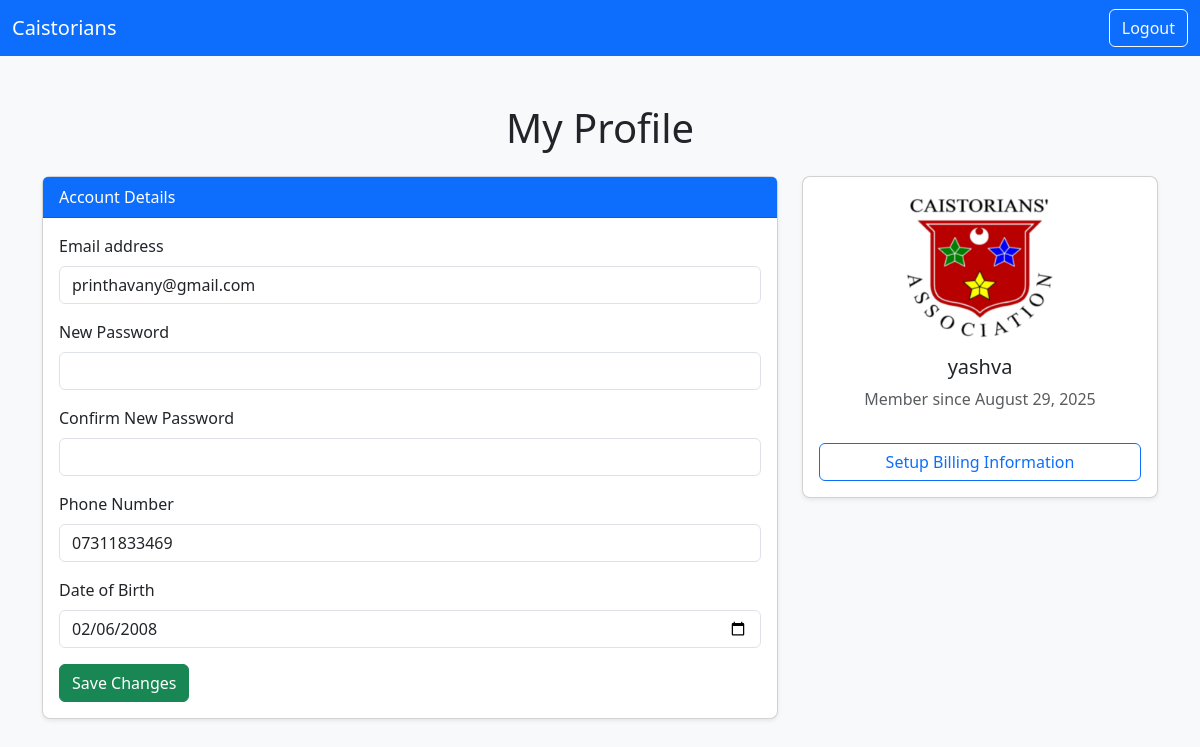
Page /accounts/profile/ (signed in) on the committed database.
### accounts/models.py (models this page shows)
class CustomUser(AbstractUser):
    bio = models.TextField(blank=True, null=True)
    profile_pic = models.ImageField(upload_to='profiles/', blank=True, null=True)
    dob = models.DateField(blank=True, null=True)
    phone = models.CharField(max_length=20, blank=True, null=True)
    groups = models.ManyToManyField(
        Group,
        related_name='customuser_set',  # avoids clash with auth.User.groups
        blank=True,
        help_text='The groups this user belongs to.'
    )
    user_permissions = models.ManyToManyField(
        Permission,
        related_name='customuser_set',  # avoids clash with auth.User.user_permissions
        blank=True,
        help_text='Specific permissions for this user.'
    )

### accounts/views.py (the view, shortened to what this page needs)
# urls.py: path("profile/", views.profile_view, name="profile"),
@login_required
def profile_view(request):
    user = request.user
    today = timezone.now().date()
    return render(request, "accounts/profile.html", {"today": today})

### accounts/templates/accounts/profile.html (shortened to what this page needs)
{% load static %}
<!DOCTYPE html>
<html lang="en">
<head>
  <link href="https://cdn.jsdelivr.net/npm/bootstrap@5.3.3/dist/css/bootstrap.min.css" rel="stylesheet">
</head>
<body class="bg-light">
<nav class="navbar navbar-expand-lg navbar-dark bg-primary">
  <div class="container-fluid">
    <a class="navbar-brand" href="/">Caistorians</a>
    <div class="d-flex">
      <form method="post" action="{% url 'logout' %}">
        <button type="submit" class="btn btn-outline-light">Logout</button>
      </form>
    </div>
  </div>
</nav>
<div class="container py-5">
  <h1 class="mb-4 text-center">My Profile</h1>
  <div class="row">
    <div class="col-lg-8">
      <div class="card mb-4 shadow-sm rounded-3">
        <div class="card-header bg-primary text-white">
          Account Details
        </div>
        <div class="card-body">
          <form method="post">
            <div class="mb-3">
              <label for="email" class="form-label">Email address</label>
              <input type="email" class="form-control" id="email" name="email"
                     value="{{ request.user.email }}" required>
            </div>
            <div class="mb-3">
              <label for="password" class="form-label">New Password</label>
              <input type="password" class="form-control" id="password" name="password">
            </div>
            <div class="mb-3">
              <label for="confirm_password" class="form-label">Confirm New Password</label>
              <input type="password" class="form-control" id="confirm_password" name="confirm_password">
            </div>
            <div class="mb-3">
              <label for="phone" class="form-label">Phone Number</label>
              <input type="text" class="form-control" id="phone" name="phone"
                     value="{{ request.user.phone|default:'' }}">
            </div>
            <div class="mb-3">
              <label for="dob" class="form-label">Date of Birth</label>
              <input type="date" class="form-control" id="dob" name="dob"
                     value="{{ request.user.dob|date:'Y-m-d'|default:'' }}"
                     max="{{ today|date:'Y-m-d' }}">
            </div>
            <button type="submit" class="btn btn-success">Save Changes</button>
          </form>
        </div>
      </div>
    </div>
    <div class="col-lg-4">
      <div class="card shadow-sm rounded-3">
        <div class="card-body text-center">
          <img src="{% static 'frontend/Logo.png' %}" alt="Logo"
               class="img-fluid mb-3" style="max-width: 150px;">
          <h5 class="card-title">{{ request.user.username }}</h5>
          <p class="text-muted">Member since {{ request.user.date_joined|date:"F j, Y" }}</p>
          <a href="{% url 'billing_setup' %}" class="btn btn-outline-primary mt-3 w-100">
            Setup Billing Information
          </a>
        </div>
      </div>
    </div>
  </div>
</div>
</body>
</html>

### rows in the picture
CustomUser: email "printhavany@gmail.com", phone "07311833469", dob "02/06/2008", user.username "yashva", user.date_joined "August 29, 2025"
